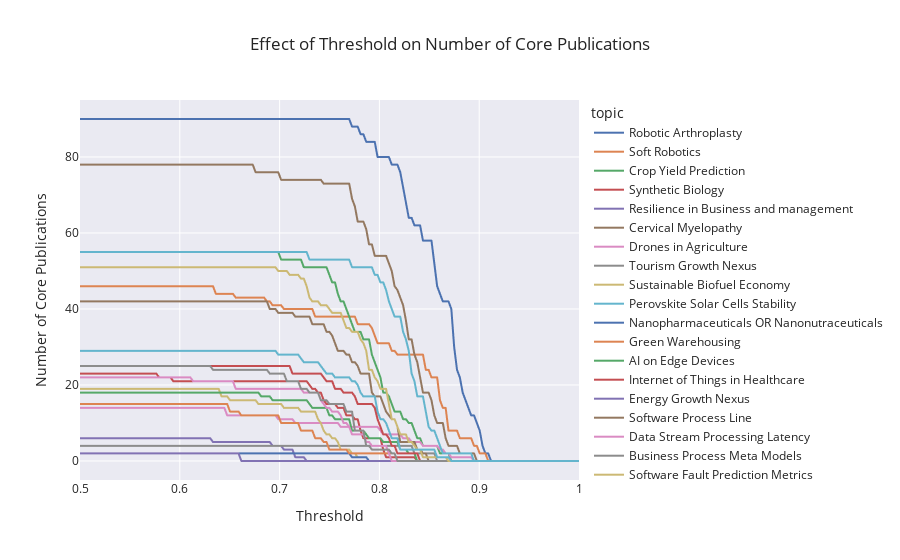

Notebook code cell kept with this figure:
### Code cell
thresholds = np.linspace(0.15, 1, 300)
items = []
for topic, core_pubs, result in results:
    n_total_pubs = result.shape[0]
    for threshold in thresholds:
        n_core_pubs = result[(result["similarity"] >= threshold) & (
            result["id"].isin(core_pubs["id"]))].shape[0]
        n_pubs = result[result["similarity"] >= threshold].shape[0]
        items.append(dict(topic=topic, threshold=threshold,
                          n_core_pubs=n_core_pubs, n_pubs=n_pubs,
                          n_total_pubs=n_total_pubs, total_core_pubs=len(core_pubs["id"])))

df = pd.DataFrame(items)
fig = px.line(df, x="threshold", y="n_core_pubs", color="topic",
              labels=dict(n_core_pubs="Number of Core Publications",
                          threshold="Threshold"),
              title="Effect of Threshold on Number of Core Publications")

fig.update_xaxes(range=[0.5, 1])  # prior is irrelevant
fig.show()

### Figure 1 — Plotly figure (JSON) as saved in the notebook; plotly's stock layout.template omitted (floating-point values rounded to 4 significant figures; data arrays with more than 128 entries replaced by an {"elided": "..."} marker saying what was removed)
{"data": [{"hovertemplate": "topic=Robotic Arthroplasty<br>Threshold=%{x}<br>Number of Core Publications=%{y}<extra></extra>", "legendgroup": "Robotic Arthroplasty", "line": {"color": "rgb(76,114,176)", "dash": "solid"}, "marker": {"symbol": "circle"}, "mode": "lines", "name": "Robotic Arthroplasty", "showlegend": true, "type": "scattergl", "x": {"elided": "300 float values"}, "xaxis": "x", "y": {"elided": "300 int values"}, "yaxis": "y"}, {"hovertemplate": "topic=Soft Robotics<br>Threshold=%{x}<br>Number of Core Publications=%{y}<extra></extra>", "legendgroup": "Soft Robotics", "line": {"color": "rgb(221,132,82)", "dash": "solid"}, "marker": {"symbol": "circle"}, "mode": "lines", "name": "Soft Robotics", "showlegend": true, "type": "scattergl", "x": {"elided": "300 float values"}, "xaxis": "x", "y": {"elided": "300 int values"}, "yaxis": "y"}, {"hovertemplate": "topic=Crop Yield Prediction<br>Threshold=%{x}<br>Number of Core Publications=%{y}<extra></extra>", "legendgroup": "Crop Yield Prediction", "line": {"color": "rgb(85,168,104)", "dash": "solid"}, "marker": {"symbol": "circle"}, "mode": "lines", "name": "Crop Yield Prediction", "showlegend": true, "type": "scattergl", "x": {"elided": "300 float values"}, "xaxis": "x", "y": {"elided": "300 int values"}, "yaxis": "y"}, {"hovertemplate": "topic=Synthetic Biology<br>Threshold=%{x}<br>Number of Core Publications=%{y}<extra></extra>", "legendgroup": "Synthetic Biology", "line": {"color": "rgb(196,78,82)", "dash": "solid"}, "marker": {"symbol": "circle"}, "mode": "lines", "name": "Synthetic Biology", "showlegend": true, "type": "scattergl", "x": {"elided": "300 float values"}, "xaxis": "x", "y": {"elided": "300 int values"}, "yaxis": "y"}, {"hovertemplate": "topic=Resilience in Business and management<br>Threshold=%{x}<br>Number of Core Publications=%{y}<extra></extra>", "legendgroup": "Resilience in Business and management", "line": {"color": "rgb(129,114,179)", "dash": "solid"}, "marker": {"symbol": "circle"}, "mode": "lines", "name": "Resilience in Business and management", "showlegend": true, "type": "scattergl", "x": {"elided": "300 float values"}, "xaxis": "x", "y": {"elided": "300 int values"}, "yaxis": "y"}, {"hovertemplate": "topic=Cervical Myelopathy<br>Threshold=%{x}<br>Number of Core Publications=%{y}<extra></extra>", "legendgroup": "Cervical Myelopathy", "line": {"color": "rgb(147,120,96)", "dash": "solid"}, "marker": {"symbol": "circle"}, "mode": "lines", "name": "Cervical Myelopathy", "showlegend": true, "type": "scattergl", "x": {"elided": "300 float values"}, "xaxis": "x", "y": {"elided": "300 int values"}, "yaxis": "y"}, {"hovertemplate": "topic=Drones in Agriculture<br>Threshold=%{x}<br>Number of Core Publications=%{y}<extra></extra>", "legendgroup": "Drones in Agriculture", "line": {"color": "rgb(218,139,195)", "dash": "solid"}, "marker": {"symbol": "circle"}, "mode": "lines", "name": "Drones in Agriculture", "showlegend": true, "type": "scattergl", "x": {"elided": "300 float values"}, "xaxis": "x", "y": {"elided": "300 int values"}, "yaxis": "y"}, {"hovertemplate": "topic=Tourism Growth Nexus<br>Threshold=%{x}<br>Number of Core Publications=%{y}<extra></extra>", "legendgroup": "Tourism Growth Nexus", "line": {"color": "rgb(140,140,140)", "dash": "solid"}, "marker": {"symbol": "circle"}, "mode": "lines", "name": "Tourism Growth Nexus", "showlegend": true, "type": "scattergl", "x": {"elided": "300 float values"}, "xaxis": "x", "y": {"elided": "300 int values"}, "yaxis": "y"}, {"hovertemplate": "topic=Sustainable Biofuel Economy<br>Threshold=%{x}<br>Number of Core Publications=%{y}<extra></extra>", "legendgroup": "Sustainable Biofuel Economy", "line": {"color": "rgb(204,185,116)", "dash": "solid"}, "marker": {"symbol": "circle"}, "mode": "lines", "name": "Sustainable Biofuel Economy", "showlegend": true, "type": "scattergl", "x": {"elided": "300 float values"}, "xaxis": "x", "y": {"elided": "300 int values"}, "yaxis": "y"}, {"hovertemplate": "topic=Perovskite Solar Cells Stability<br>Threshold=%{x}<br>Number of Core Publications=%{y}<extra></extra>", "legendgroup": "Perovskite Solar Cells Stability", "line": {"color": "rgb(100,181,205)", "dash": "solid"}, "marker": {"symbol": "circle"}, "mode": "lines", "name": "Perovskite Solar Cells Stability", "showlegend": true, "type": "scattergl", "x": {"elided": "300 float values"}, "xaxis": "x", "y": {"elided": "300 int values"}, "yaxis": "y"}, {"hovertemplate": "topic=Nanopharmaceuticals OR Nanonutraceuticals<br>Threshold=%{x}<br>Number of Core Publications=%{y}<extra></extra>", "legendgroup": "Nanopharmaceuticals OR Nanonutraceuticals", "line": {"color": "rgb(76,114,176)", "dash": "solid"}, "marker": {"symbol": "circle"}, "mode": "lines", "name": "Nanopharmaceuticals OR Nanonutraceuticals", "showlegend": true, "type": "scattergl", "x": {"elided": "300 float values"}, "xaxis": "x", "y": {"elided": "300 int values"}, "yaxis": "y"}, {"hovertemplate": "topic=Green Warehousing<br>Threshold=%{x}<br>Number of Core Publications=%{y}<extra></extra>", "legendgroup": "Green Warehousing", "line": {"color": "rgb(221,132,82)", "dash": "solid"}, "marker": {"symbol": "circle"}, "mode": "lines", "name": "Green Warehousing", "showlegend": true, "type": "scattergl", "x": {"elided": "300 float values"}, "xaxis": "x", "y": {"elided": "300 int values"}, "yaxis": "y"}, {"hovertemplate": "topic=AI on Edge Devices<br>Threshold=%{x}<br>Number of Core Publications=%{y}<extra></extra>", "legendgroup": "AI on Edge Devices", "line": {"color": "rgb(85,168,104)", "dash": "solid"}, "marker": {"symbol": "circle"}, "mode": "lines", "name": "AI on Edge Devices", "showlegend": true, "type": "scattergl", "x": {"elided": "300 float values"}, "xaxis": "x", "y": {"elided": "300 int values"}, "yaxis": "y"}, {"hovertemplate": "topic=Internet of Things in Healthcare<br>Threshold=%{x}<br>Number of Core Publications=%{y}<extra></extra>", "legendgroup": "Internet of Things in Healthcare", "line": {"color": "rgb(196,78,82)", "dash": "solid"}, "marker": {"symbol": "circle"}, "mode": "lines", "name": "Internet of Things in Healthcare", "showlegend": true, "type": "scattergl", "x": {"elided": "300 float values"}, "xaxis": "x", "y": {"elided": "300 int values"}, "yaxis": "y"}, {"hovertemplate": "topic=Energy Growth Nexus<br>Threshold=%{x}<br>Number of Core Publications=%{y}<extra></extra>", "legendgroup": "Energy Growth Nexus", "line": {"color": "rgb(129,114,179)", "dash": "solid"}, "marker": {"symbol": "circle"}, "mode": "lines", "name": "Energy Growth Nexus", "showlegend": true, "type": "scattergl", "x": {"elided": "300 float values"}, "xaxis": "x", "y": {"elided": "300 int values"}, "yaxis": "y"}, {"hovertemplate": "topic=Software Process Line<br>Threshold=%{x}<br>Number of Core Publications=%{y}<extra></extra>", "legendgroup": "Software Process Line", "line": {"color": "rgb(147,120,96)", "dash": "solid"}, "marker": {"symbol": "circle"}, "mode": "lines", "name": "Software Process Line", "showlegend": true, "type": "scattergl", "x": {"elided": "300 float values"}, "xaxis": "x", "y": {"elided": "300 int values"}, "yaxis": "y"}, {"hovertemplate": "topic=Data Stream Processing Latency<br>Threshold=%{x}<br>Number of Core Publications=%{y}<extra></extra>", "legendgroup": "Data Stream Processing Latency", "line": {"color": "rgb(218,139,195)", "dash": "solid"}, "marker": {"symbol": "circle"}, "mode": "lines", "name": "Data Stream Processing Latency", "showlegend": true, "type": "scattergl", "x": {"elided": "300 float values"}, "xaxis": "x", "y": {"elided": "300 int values"}, "yaxis": "y"}, {"hovertemplate": "topic=Business Process Meta Models<br>Threshold=%{x}<br>Number of Core Publications=%{y}<extra></extra>", "legendgroup": "Business Process Meta Models", "line": {"color": "rgb(140,140,140)", "dash": "solid"}, "marker": {"symbol": "circle"}, "mode": "lines", "name": "Business Process Meta Models", "showlegend": true, "type": "scattergl", "x": {"elided": "300 float values"}, "xaxis": "x", "y": {"elided": "300 int values"}, "yaxis": "y"}, {"hovertemplate": "topic=Software Fault Prediction Metrics<br>Threshold=%{x}<br>Number of Core Publications=%{y}<extra></extra>", "legendgroup": "Software Fault Prediction Metrics", "line": {"color": "rgb(204,185,116)", "dash": "solid"}, "marker": {"symbol": "circle"}, "mode": "lines", "name": "Software Fault Prediction Metrics", "showlegend": true, "type": "scattergl", "x": {"elided": "300 float values"}, "xaxis": "x", "y": {"elided": "300 int values"}, "yaxis": "y"}, {"hovertemplate": "topic=Software Defect Prediction<br>Threshold=%{x}<br>Number of Core Publications=%{y}<extra></extra>", "legendgroup": "Software Defect Prediction", "line": {"color": "rgb(100,181,205)", "dash": "solid"}, "marker": {"symbol": "circle"}, "mode": "lines", "name": "Software Defect Prediction", "showlegend": true, "type": "scattergl", "x": {"elided": "300 float values"}, "xaxis": "x", "y": {"elided": "300 int values"}, "yaxis": "y"}], "layout": {"legend": {"title": {"text": "topic"}, "tracegroupgap": 0}, "title": {"text": "Effect of Threshold on Number of Core Publications"}, "xaxis": {"anchor": "y", "domain": [0, 1], "range": [0.5, 1], "title": {"text": "Threshold"}}, "yaxis": {"anchor": "x", "domain": [0, 1], "title": {"text": "Number of Core Publications"}}}}
